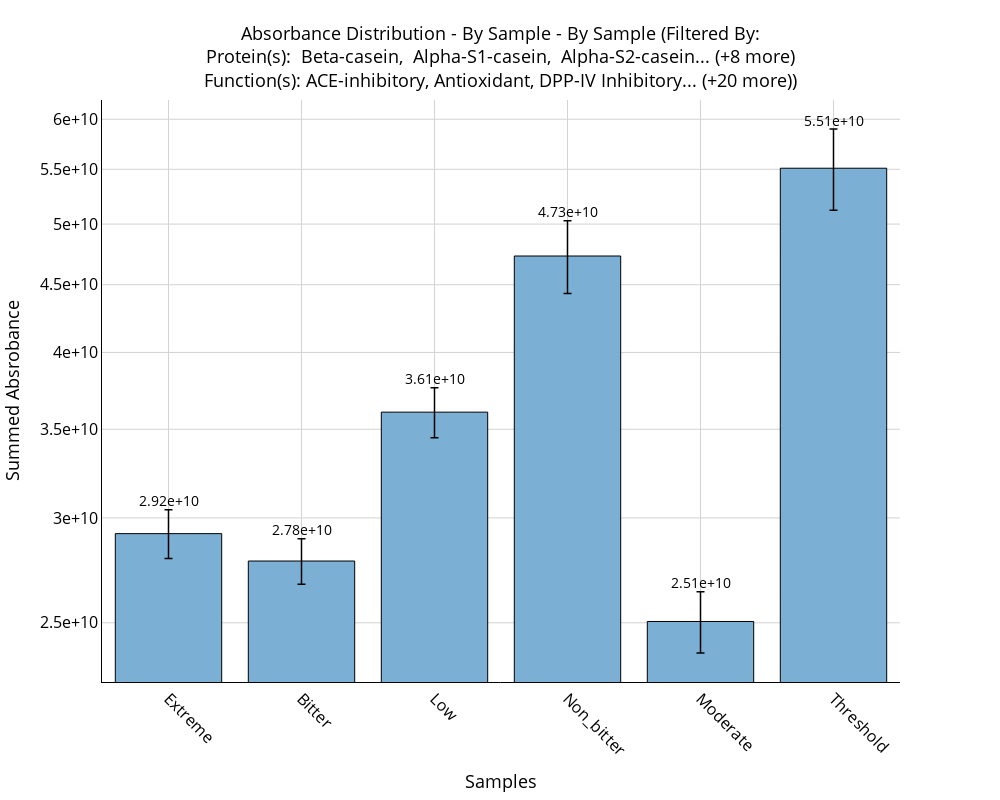
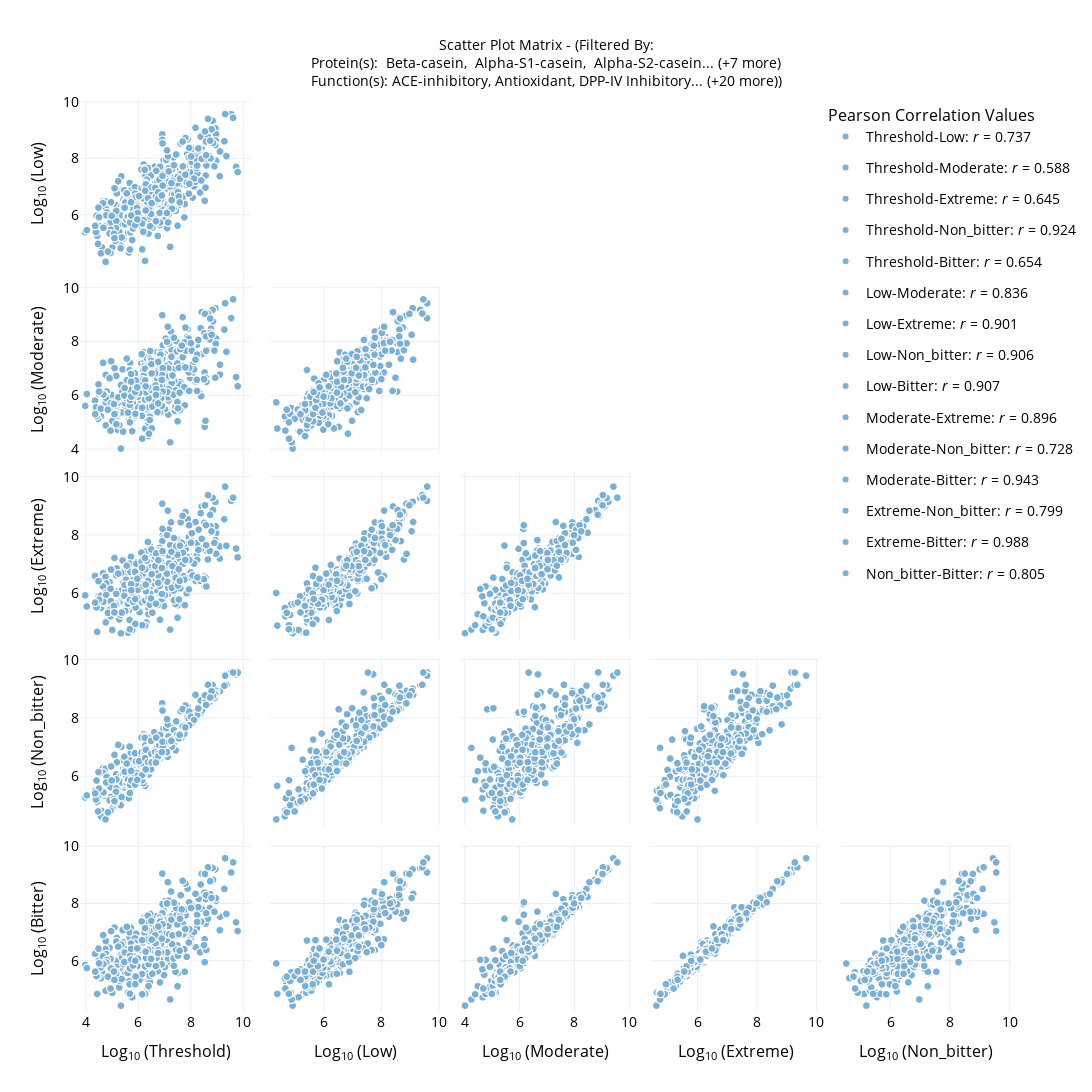

Notebook cell for these charts, in order:
### Code cell
data_transformer = DataTransformation()
# Initialize the interface
data_transformer.setup_data_loading_ui()

# Create instances
data_handler = DataHandler(data_transformer)
data_handler.display_handler()

# Create Plotter
plotter = Plotter(data_transformer, data_handler)
plotter.display()

### Figure 1 — Plotly figure (JSON) as saved in the notebook; plotly's stock layout.template omitted (floating-point values rounded to 4 significant figures)
{"data": [{"error_y": {"array": [1235000000.0, 1099000000.0, 1562000000.0, 2995000000.0, 1333000000.0, 3879000000.0], "color": "#000000", "thickness": 1.5, "type": "data", "visible": true, "width": 4}, "hovertemplate": "Group: %{x}<br>Total Abundance: %{y:.2e}<br>SEM: %{error_y.array:.2e}<br><extra></extra>", "marker": {"color": "#7BAFD4", "line": {"color": "black", "width": 1}}, "name": "Total Absorbance", "type": "bar", "x": ["Extreme", "Bitter", "Low", "Non_bitter", "Moderate", "Threshold"], "y": [29190000000.0, 27830000000.0, 36060000000.0, 47300000000.0, 25060000000.0, 55100000000.0]}, {"hoverinfo": "none", "mode": "text", "showlegend": false, "text": ["2.92e+10", "2.78e+10", "3.61e+10", "4.73e+10", "2.51e+10", "5.51e+10"], "textfont": {"size": 14}, "textposition": "top center", "type": "scatter", "x": ["Extreme", "Bitter", "Low", "Non_bitter", "Moderate", "Threshold"], "y": [30430000000.0, 28930000000.0, 37620000000.0, 50300000000.0, 26390000000.0, 58980000000.0]}], "layout": {"font": {"color": "black"}, "height": 800, "margin": {"l": 100, "r": 100, "t": 100}, "showlegend": false, "title": {"font": {"color": "black", "size": 18}, "text": "Absorbance Distribution - By Sample - By Sample (Filtered By:<br>Protein(s):  Beta-casein,  Alpha-S1-casein,  Alpha-S2-casein... (+8 more)<br>Function(s): ACE-inhibitory, Antioxidant, DPP-IV Inhibitory... (+20 more))", "x": 0.5, "xanchor": "center", "y": 0.95, "yanchor": "top"}, "width": 1000, "xaxis": {"gridcolor": "lightgray", "linecolor": "black", "linewidth": 1, "mirror": false, "showgrid": true, "showline": true, "tickangle": 45, "tickfont": {"size": 16}, "title": {"font": {"size": 18}, "text": "Samples"}, "zeroline": false}, "yaxis": {"exponentformat": "e", "gridcolor": "lightgray", "linecolor": "black", "linewidth": 1, "mirror": false, "showgrid": true, "showline": true, "tickfont": {"size": 16}, "title": {"font": {"size": 18}, "text": "Summed Absrobance"}, "type": "log", "zeroline": false}}}

### Figure 2 — Plotly figure (JSON) as saved in the notebook; plotly's stock layout.template omitted (floating-point values rounded to 4 significant figures; data arrays with more than 128 entries replaced by an {"elided": "..."} marker saying what was removed)
{"data": [{"customdata": {"elided": "377x3 str values"}, "diagonal": {"visible": false}, "dimensions": [{"label": "Log<sub>10</sub> (Threshold)", "values": {"elided": "377 float values"}}, {"label": "Log<sub>10</sub> (Low)", "values": {"elided": "377 float values"}}, {"label": "Log<sub>10</sub> (Moderate)", "values": {"elided": "377 float values"}}, {"label": "Log<sub>10</sub> (Extreme)", "values": {"elided": "377 float values"}}, {"label": "Log<sub>10</sub> (Non_bitter)", "values": {"elided": "377 float values"}}, {"label": "Log<sub>10</sub> (Bitter)", "values": {"elided": "377 float values"}}], "hovertemplate": "<b>Peptide ID:</b> %{customdata[0]}<br><b>Function:</b> %{customdata[1]}<br><b>Protein:</b> %{customdata[2]}<br><b>%{xaxis.title.text}:</b> %{x:.2f}<br><b>%{yaxis.title.text}:</b> %{y:.2f}<br><extra></extra>", "marker": {"color": "#7BAFD4", "line": {"color": "white", "width": 1}, "size": 8}, "showlegend": false, "showupperhalf": false, "type": "splom"}, {"legendgroup": "corr_0_1", "marker": {"color": "#7BAFD4"}, "mode": "markers", "name": "Threshold-Low: <i>r</i> = 0.737", "showlegend": true, "type": "scatter", "x": [null], "y": [null]}, {"legendgroup": "corr_0_2", "marker": {"color": "#7BAFD4"}, "mode": "markers", "name": "Threshold-Moderate: <i>r</i> = 0.588", "showlegend": true, "type": "scatter", "x": [null], "y": [null]}, {"legendgroup": "corr_0_3", "marker": {"color": "#7BAFD4"}, "mode": "markers", "name": "Threshold-Extreme: <i>r</i> = 0.645", "showlegend": true, "type": "scatter", "x": [null], "y": [null]}, {"legendgroup": "corr_0_4", "marker": {"color": "#7BAFD4"}, "mode": "markers", "name": "Threshold-Non_bitter: <i>r</i> = 0.924", "showlegend": true, "type": "scatter", "x": [null], "y": [null]}, {"legendgroup": "corr_0_5", "marker": {"color": "#7BAFD4"}, "mode": "markers", "name": "Threshold-Bitter: <i>r</i> = 0.654", "showlegend": true, "type": "scatter", "x": [null], "y": [null]}, {"legendgroup": "corr_1_2", "marker": {"color": "#7BAFD4"}, "mode": "markers", "name": "Low-Moderate: <i>r</i> = 0.836", "showlegend": true, "type": "scatter", "x": [null], "y": [null]}, {"legendgroup": "corr_1_3", "marker": {"color": "#7BAFD4"}, "mode": "markers", "name": "Low-Extreme: <i>r</i> = 0.901", "showlegend": true, "type": "scatter", "x": [null], "y": [null]}, {"legendgroup": "corr_1_4", "marker": {"color": "#7BAFD4"}, "mode": "markers", "name": "Low-Non_bitter: <i>r</i> = 0.906", "showlegend": true, "type": "scatter", "x": [null], "y": [null]}, {"legendgroup": "corr_1_5", "marker": {"color": "#7BAFD4"}, "mode": "markers", "name": "Low-Bitter: <i>r</i> = 0.907", "showlegend": true, "type": "scatter", "x": [null], "y": [null]}, {"legendgroup": "corr_2_3", "marker": {"color": "#7BAFD4"}, "mode": "markers", "name": "Moderate-Extreme: <i>r</i> = 0.896", "showlegend": true, "type": "scatter", "x": [null], "y": [null]}, {"legendgroup": "corr_2_4", "marker": {"color": "#7BAFD4"}, "mode": "markers", "name": "Moderate-Non_bitter: <i>r</i> = 0.728", "showlegend": true, "type": "scatter", "x": [null], "y": [null]}, {"legendgroup": "corr_2_5", "marker": {"color": "#7BAFD4"}, "mode": "markers", "name": "Moderate-Bitter: <i>r</i> = 0.943", "showlegend": true, "type": "scatter", "x": [null], "y": [null]}, {"legendgroup": "corr_3_4", "marker": {"color": "#7BAFD4"}, "mode": "markers", "name": "Extreme-Non_bitter: <i>r</i> = 0.799", "showlegend": true, "type": "scatter", "x": [null], "y": [null]}, {"legendgroup": "corr_3_5", "marker": {"color": "#7BAFD4"}, "mode": "markers", "name": "Extreme-Bitter: <i>r</i> = 0.988", "showlegend": true, "type": "scatter", "x": [null], "y": [null]}, {"legendgroup": "corr_4_5", "marker": {"color": "#7BAFD4"}, "mode": "markers", "name": "Non_bitter-Bitter: <i>r</i> = 0.805", "showlegend": true, "type": "scatter", "x": [null], "y": [null]}], "layout": {"height": 1500, "legend": {"font": {"color": "black", "size": 14}, "title": {"font": {"color": "black", "size": 16}, "text": "Pearson Correlation Values"}, "x": 0.8, "y": 1}, "showlegend": true, "title": {"font": {"color": "black", "size": 14}, "text": "Scatter Plot Matrix - (Filtered By:<br>Protein(s):  Beta-casein,  Alpha-S1-casein,  Alpha-S2-casein... (+7 more)<br>Function(s): ACE-inhibitory, Antioxidant, DPP-IV Inhibitory... (+20 more))", "x": 0.5, "xanchor": "center"}, "width": 1500, "xaxis": {"range": [3.774, 10.29], "tickfont": {"color": "black", "size": 14}, "title": {"font": {"color": "black", "size": 16}}, "zeroline": false}, "xaxis2": {"range": [4.131, 10.07], "tickfont": {"color": "black", "size": 14}, "title": {"font": {"color": "black", "size": 16}}, "zeroline": false}, "xaxis3": {"range": [3.829, 10.06], "tickfont": {"color": "black", "size": 14}, "title": {"font": {"color": "black", "size": 16}}, "zeroline": false}, "xaxis4": {"range": [4.403, 10.15], "tickfont": {"color": "black", "size": 14}, "title": {"font": {"color": "black", "size": 16}}, "zeroline": false}, "xaxis5": {"range": [4.301, 10.04], "tickfont": {"color": "black", "size": 14}, "title": {"font": {"color": "black", "size": 16}}, "zeroline": false}, "xaxis6": {"range": [4.208, 10.06], "tickfont": {"color": "black", "size": 14}, "title": {"font": {"color": "black", "size": 16}}, "zeroline": false}, "yaxis": {"range": [3.774, 10.29], "tickfont": {"color": "black", "size": 14}, "title": {"font": {"color": "black", "size": 16}}, "visible": false, "zeroline": false}, "yaxis2": {"range": [4.131, 10.07], "tickfont": {"color": "black", "size": 14}, "title": {"font": {"color": "black", "size": 16}}, "zeroline": false}, "yaxis3": {"range": [3.829, 10.06], "tickfont": {"color": "black", "size": 14}, "title": {"font": {"color": "black", "size": 16}}, "zeroline": false}, "yaxis4": {"range": [4.403, 10.15], "tickfont": {"color": "black", "size": 14}, "title": {"font": {"color": "black", "size": 16}}, "zeroline": false}, "yaxis5": {"range": [4.301, 10.04], "tickfont": {"color": "black", "size": 14}, "title": {"font": {"color": "black", "size": 16}}, "zeroline": false}, "yaxis6": {"range": [4.208, 10.06], "tickfont": {"color": "black", "size": 14}, "title": {"font": {"color": "black", "size": 16}}, "zeroline": false}}}
